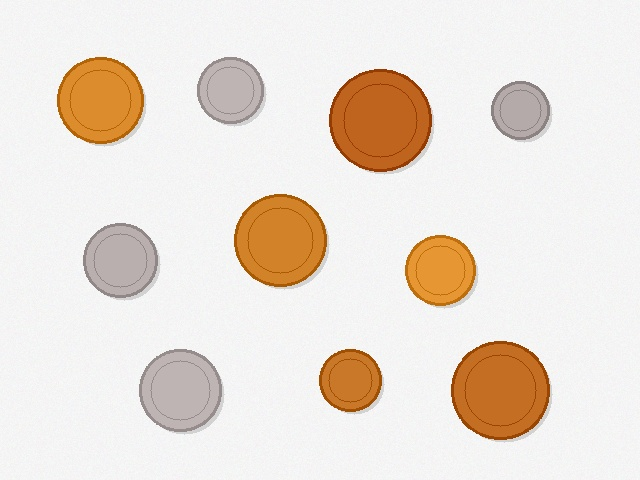
#> input picture conteo_objetos/data/monedas_objetos.jpg, 640 x 480 px, found by its file name
$ python object_counter.py
#> lines starting #> are read from the running program, lines starting #| are printed output that depends on the picture; after the words box and inside, x2 and y2 are one past the last pixel; in counts of white or black regions, pixels touching at a corner belong together
import cv2
import numpy as np
import os

os.makedirs("output", exist_ok=True)

def contar_objetos(img_path, out_path="output/conteo_resultado.jpg", min_area=400, max_area=50000):
    """Detecta, cuenta y numera objetos en una imagen utilizando procesamiento morfológico y contornos de OpenCV."""
#> called with img_path = 'data/monedas_objetos.jpg', out_path = 'output/conteo_resultado.jpg', min_area = 400, max_area = 50000
    img = cv2.imread(img_path)
#> img is the input picture: shape (480, 640, 3); mean B, G, R 215.5, 225.2, 235.4
    if img is None:
        print(f"Error: No se pudo cargar la imagen: {img_path}")
        return 0

    # 1. Escala de grises
    gray = cv2.cvtColor(img, cv2.COLOR_BGR2GRAY)
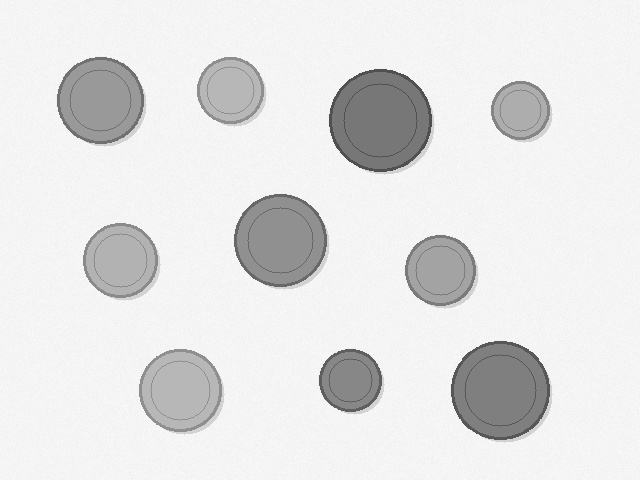
#> gray: shape (480, 640); min 73, max 255, mean 227.2

    # 2. Desenfoque Gaussiano para reducir ruido de alta frecuencia
    blurred = cv2.GaussianBlur(gray, (7, 7), 0)

    # 3. Umbralización (Otsu inversa para resaltar objetos oscuros sobre fondo claro)
    _, thresh = cv2.threshold(blurred, 0, 255, cv2.THRESH_BINARY_INV + cv2.THRESH_OTSU)
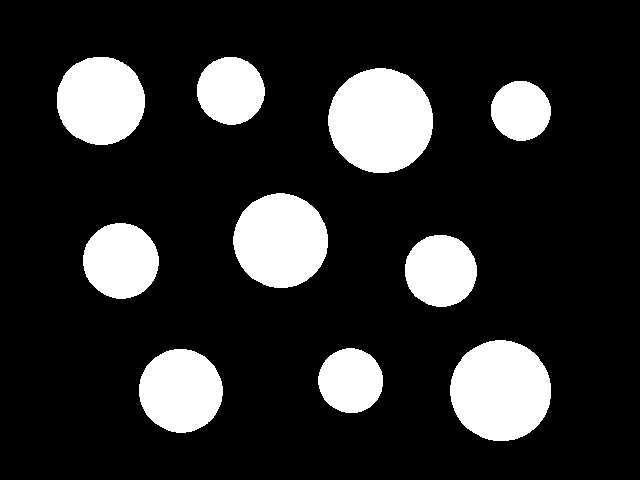
#> thresh: shape (480, 640); 17.4% white; 10 white regions, largest, box (x1, y1, x2, y2) and area: (328, 68, 433, 173) 8635, (450, 340, 551, 441) 8014, (233, 193, 328, 288) 7016

    # 4. Operación morfológica de apertura para eliminar motas diminutas y separar bordes
    kernel = cv2.getStructuringElement(cv2.MORPH_ELLIPSE, (5, 5))
    opened = cv2.morphologyEx(thresh, cv2.MORPH_OPEN, kernel, iterations=2)
#> opened: shape (480, 640); 17.4% white; 10 white regions

    # 5. Encontrar contornos externos
    contours, _ = cv2.findContours(opened, cv2.RETR_EXTERNAL, cv2.CHAIN_APPROX_SIMPLE)
#> contours = 10 contours; largest, box (x1, y1, x2, y2) and area: (328, 68, 433, 173) 8486, (450, 340, 551, 441) 7868, (233, 193, 328, 288) 6882, (57, 57, 145, 145) 6008, (139, 349, 223, 433) 5382

    annotated = img.copy()
    objetos_validos = []

    for c in contours:
        area = cv2.contourArea(c)
        if min_area <= area <= max_area:
            objetos_validos.append((area, c))
#> this loop made 10 passes
#> area on passes 1 to 10: 5382.5, 3207.5, 7868.5, 3981.5, 4384, 6881.5, 2722, 8485.5, 3500.5, 6007.5
#> after the loop, objetos_validos = 10 items

    # Ordenar objetos por posición horizontal o vertical para numeración ordenada
    # Ordenar de izquierda a derecha (coordenada X del centroide)
    def obtener_cx(item):
        M = cv2.moments(item[1])
#> M = moments, m00 5382.5, centre m10/m00, m01/m00 = (180.4, 390.4)
        return int(M["m10"] / M["m00"]) if M["m00"] != 0 else 0

    objetos_validos.sort(key=obtener_cx)

    print("\n" + "=" * 50)
    print(f" RESULTADOS DEL CONTEO DE OBJETOS ({os.path.basename(img_path)})")
    print("=" * 50)
    print(f"Total de objetos contabilizados: {len(objetos_validos)}")
#| Total de objetos contabilizados: 10
    print("-" * 50)
    print(f"{'ID':<6}{'Área (px)':<14}{'Centroide (X, Y)':<18}")
    print("-" * 50)

    for i, (area, c) in enumerate(objetos_validos, start=1):
        # Calcular centroide mediante momentos
        M = cv2.moments(c)
        if M["m00"] != 0:
            cx = int(M["m10"] / M["m00"])
            cy = int(M["m01"] / M["m00"])
        else:
            cx, cy = 0, 0

        # Dibujar contorno verde
        cv2.drawContours(annotated, [c], -1, (0, 255, 0), 2)

        # Dibujar círculo en el centroide
        cv2.circle(annotated, (cx, cy), 4, (0, 0, 255), -1)

        # Dibujar caja delimitadora
        x, y, w, h = cv2.boundingRect(c)
        cv2.rectangle(annotated, (x, y), (x + w, y + h), (255, 100, 0), 1)

        # Etiqueta con el número de objeto
        label = f"#{i}"
        cv2.putText(annotated, label, (cx - 12, cy - 8),
                    cv2.FONT_HERSHEY_SIMPLEX, 0.6, (0, 0, 255), 2)

        print(f"#{i:<5}{int(area):<14}({cx}, {cy})")
#> this loop made 10 passes
#> (area, cx, cy, x, y, w, h, label) on passes 1 to 10: (6007.5, 100, 100, 57, 57, 88, 88, '#1'), (4384, 120, 260, 83, 223, 76, 76, '#2'), (5382.5, 180, 390, 139, 349, 84, 84, '#3'), (3500.5, 230, 90, 197, 57, 68, 68, '#4'), (6881.5, 280, 240, 233, 193, 95, 95, '#5'), (3207.5, 350, 380, 318, 348, 65, 65, '#6'), (8485.5, 380, 120, 328, 68, 105, 105, '#7'), (3981.5, 440, 270, 405, 235, 72, 72, '#8'), (7868.5, 500, 390, 450, 340, 101, 101, '#9'), (2722, 520, 110, 491, 81, 60, 60, '#10')
#| #1    6007          (100, 100)
#| #2    4384          (120, 260)
#| #3    5382          (180, 390)
#| #4    3500          (230, 90)
#| #5    6881          (280, 240)
#| #6    3207          (350, 380)
#| #7    8485          (380, 120)
#| #8    3981          (440, 270)
#> (further printed lines are left out)
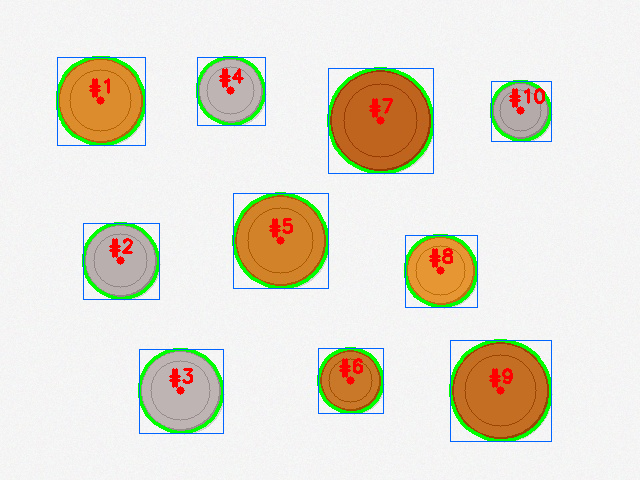
#> annotated: shape (480, 640, 3); 4.58% of pixels changed, all inside (x1, y1, x2, y2) = (56, 56, 552, 442)

    print("=" * 50)

    # Guardar resultados
    mask_out = out_path.replace(".jpg", "_mask.jpg")
    cv2.imwrite(out_path, annotated)
    cv2.imwrite(mask_out, opened)

    print(f"Imagen anotada guardada en: {out_path}")
    print(f"Máscara binaria guardada en: {mask_out}\n")
    return len(objetos_validos)

if __name__ == "__main__":
    test_img = "data/monedas_objetos.jpg"
    if not os.path.exists(test_img):
        print("Generando imagen sintética de monedas...")
        from generate_sample_objects import generar_imagen_objetos
        generar_imagen_objetos(test_img)

    contar_objetos(test_img)
